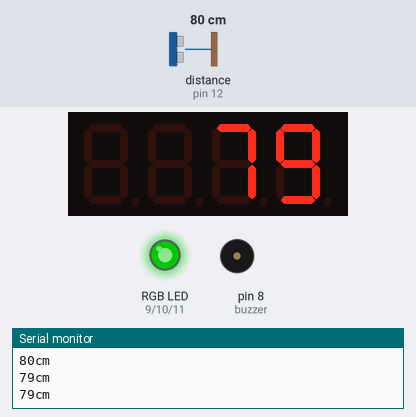
The sketch below on a simulated Arduino Uno, built with avr-gcc and run on an emulated ATmega328P. Shown: 4-digit seven-segment display, an RGB LED mixed from three pins (HIGH = lit), buzzer (waves = sounding), the last lines printed to the serial monitor. Wiring (inferred from the names in the program): ultrasonic range finder: trigger pin 6; echo pin 12. Inputs (shaded band) come from the test bench; at power-on: distance to the obstacle (sensor on pin 12) 80 cm. The echo pulse lasts 58.3 µs per cm; dim RGB values are drawn brighter than linear; pins used as bus, display or sensor lines are not drawn.

Above: at 1.3 s.
1.4 s: distance to the obstacle (sensor on pin 12) set to 54 cm
At 2.0 s:
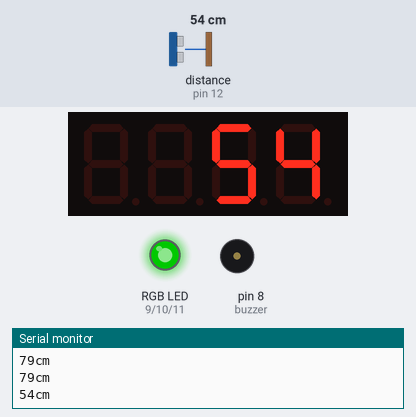
3.1 s: distance to the obstacle (sensor on pin 12) set to 50 cm
At 4.2 s:
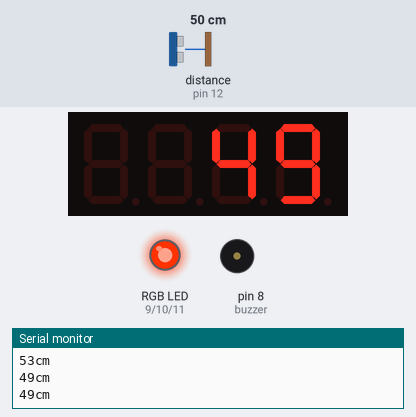
5.8 s: distance to the obstacle (sensor on pin 12) set to 2 cm
At 7.0 s:
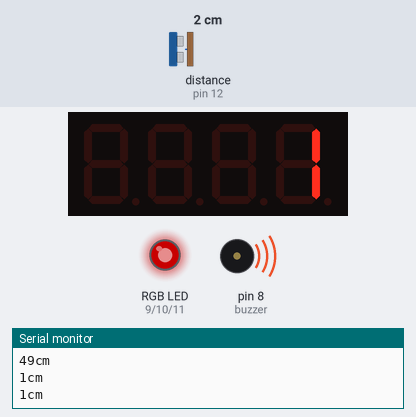
8.6 s: distance to the obstacle (sensor on pin 12) set to 35 cm
At 9.8 s:
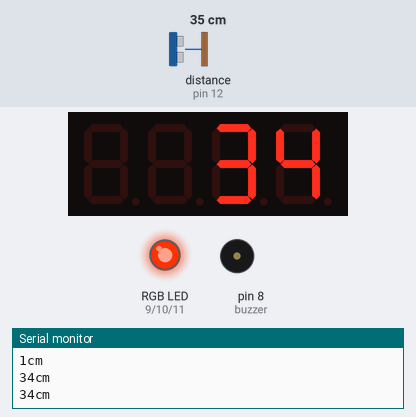
Timing chart, 0 to 11.6 s (numbered marks = the images above; inputs shaded):
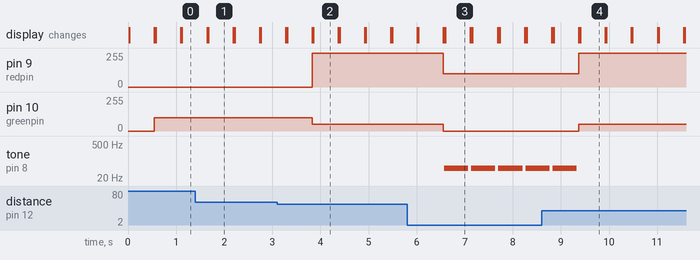

Measured:
- the behaviour switches between 51 and 50 cm on distance to the obstacle (sensor on pin 12) (found by bisection; images 1 and 2)
- after the input at 3.1 s, pin 9 (redpin): 0/255 → 255/255 after 0.73 s; pin 10 (greenpin): 100/255 → 50/255 after 0.73 s
- after the input at 5.8 s, pin 9 (redpin): 255/255 → 100/255 after 0.76 s; pin 10 (greenpin): 50/255 → 0/255 after 0.76 s; tone on pin 8 (buzzer): alternates 50 Hz for 0.50 s and silent for 0.06 s, starting after 0.78 s; the display: first differs from a run without the input after 0.23 s (image 3)
- after the input at 8.6 s, pin 9 (redpin): 100/255 → 255/255 after 0.77 s; pin 10 (greenpin): 0/255 → 50/255 after 0.77 s; tone on pin 8 (buzzer): goes on until 9.3 s, then stays silent
- what the display in image 1 shows lasts 0.5 s, from 1.7 s to 2.2 s

The sketch:

proximidade_luz_buzzer.ino
```cpp
#include <TM1637Display.h>
#define CLK 3
#define DIO 4

TM1637Display display = TM1637Display(CLK, DIO);

//KY016 3-color LED module
int redpin = 9; // select the pin for the red LED
int bluepin = 11; // select the pin for the blue LED
int greenpin = 10 ;// select the pin for the green LED
int trigPin = 6;    // Trigger
int echoPin = 12;    // Echo
int buzzer = 8;

long duration, cm, inches;
int val;

void setup () {
  pinMode (redpin, OUTPUT);
  pinMode (bluepin, OUTPUT);
  pinMode (greenpin, OUTPUT);
  pinMode (trigPin, OUTPUT);
  pinMode (echoPin, INPUT);

  pinMode (buzzer, OUTPUT);
  Serial.begin (9600);
}
void loop ()
{
  digitalWrite(trigPin, LOW);
  delayMicroseconds(5);
  digitalWrite(trigPin, HIGH);
  delayMicroseconds(10);
  digitalWrite(trigPin, LOW);

  // Read the signal from the sensor: a HIGH pulse whose
  // duration is the time (in microseconds) from the sending
  // of the ping to the reception of its echo off of an object.
  pinMode(echoPin, INPUT);
  duration = pulseIn(echoPin, HIGH);

  // Convert the time into a distance
  cm = (duration/2) / 29.1;


  Serial.print(cm);
  Serial.print("cm");
  Serial.println();

  display.setBrightness(5);
  display.showNumberDec(cm);

  delay(500);
	display.clear();

  if (cm >= 50) {
    analogWrite(redpin, 0);
    analogWrite(greenpin, 100);
    analogWrite(bluepin, 0);
  } else if (cm > 20) {
    analogWrite(redpin, 255);
    analogWrite(greenpin, 50);
    analogWrite(bluepin, 0);
  } else {
    analogWrite(redpin, 100);
    analogWrite(greenpin, 0);
    analogWrite(bluepin, 0);

    digitalWrite(buzzer, HIGH);
    delay(10);

    digitalWrite(buzzer, LOW);
    delay(10);

    tone(buzzer, 50, 500);
  }
}
```
